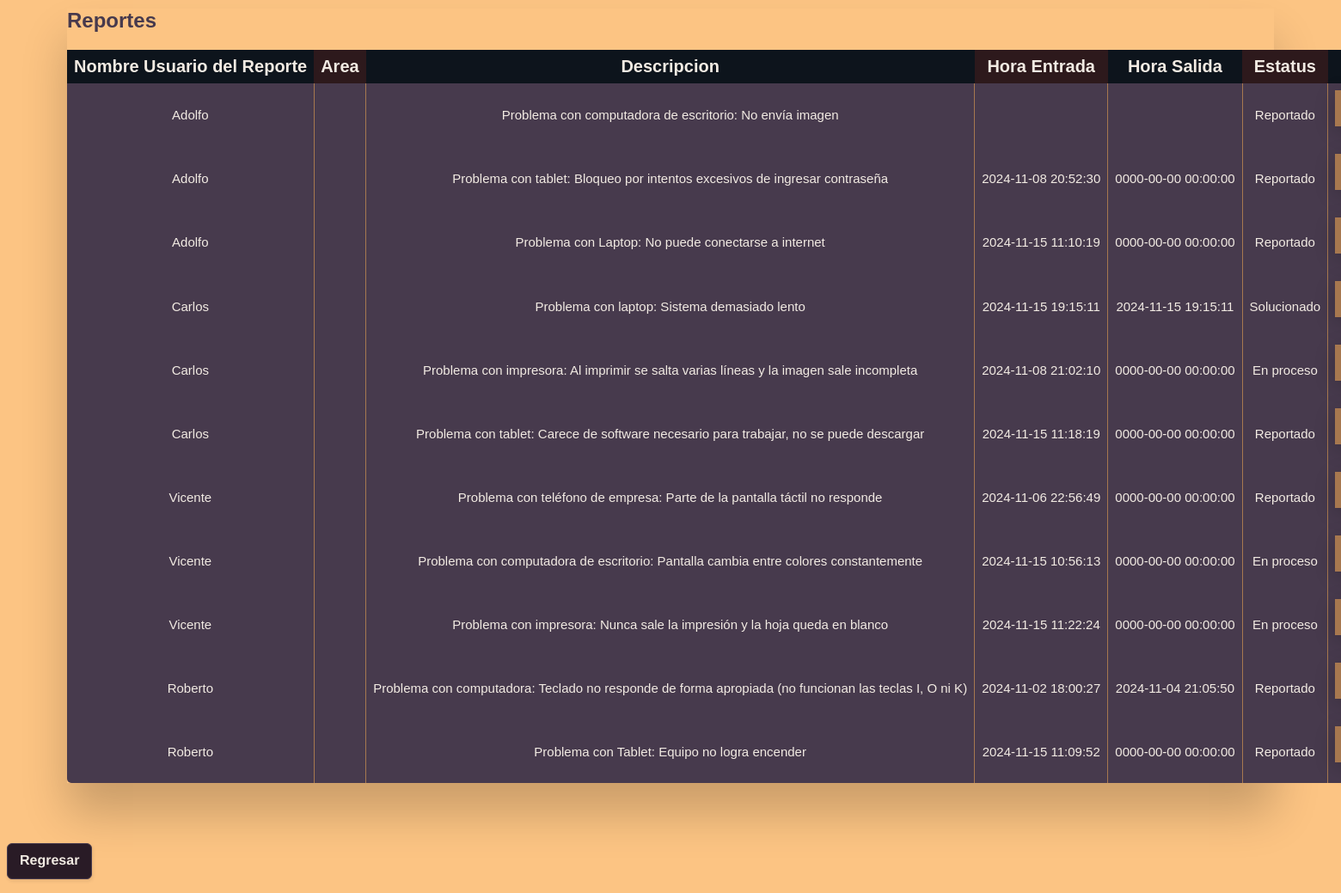
Page /tablareporteMantenimientoOLD.php on the committed database.
### tables this page shows
CREATE TABLE `usuarioproblema` (
  `IdUsuario` int(11) NOT NULL,
  `IdProblema` int(11) NOT NULL
);

CREATE TABLE `usuario` (
  `ID` int(11) NOT NULL,
  `Nombre` varchar(40) NOT NULL,
  `Contraseña` varchar(14) NOT NULL,
  `Area` varchar(15) NOT NULL
);

CREATE TABLE `problema` (
  `ID` int(11) NOT NULL,
  `Descripción` varchar(255) NOT NULL,
  `Estatus` varchar(20) NOT NULL
);

CREATE TABLE `ticket` (
  `ID` int(11) NOT NULL,
  `HoraEntrada` datetime NOT NULL,
  `HoraSalida` datetime NOT NULL
);

### tablareporteMantenimientoOLD.php (the view, shortened to what this page needs)
<?php
require_once("conn.php");
$queryCP = $conn -> prepare("SELECT * FROM usuarioproblema");
if($queryCP->execute())
{
   echo '
   <link rel="stylesheet" href="css/Guti.css">
<div class="table-wrapper" role="region" tabindex="0">
<table class="fl-table">
    <h2>Reportes</h2>
    <thead>
        <tr>
            <th>Nombre Usuario del Reporte</th>
            <th>Area</th>
            <th>Descripcion</th>
            <th>Hora Entrada</th>
            <th>Hora Salida</th>
            <th>Estatus</th>
            <th>Cambiar estatus</th>
            <th>Agendar cita</th>
        </tr>
        </thead>';
   $resultCP = $queryCP->get_result();
   while($rowCP = $resultCP->fetch_assoc())
   {
      $idUsuarioProblemaActual = $rowCP['IdUsuario'];
      $idProblemaActual = $rowCP['IdProblema'];
      $areaProblemaActual = $rowCP['AreaProblema'];
      $queryCDE = $conn -> prepare("SELECT * FROM problema WHERE ID = ?");
      $queryCDE->bind_param("i",$idProblemaActual);
      $queryCDE->execute();
      $resultCDE = $queryCDE->get_result();
      $rowCDE = $resultCDE->fetch_assoc();
      $estadoProblemaActual = $rowCDE['Estatus'];
      $descProblemaActual = $rowCDE['Descripción'];
      $queryCH = $conn -> prepare("SELECT * FROM ticket WHERE ID = ?");
      $queryCH->bind_param("i",$idProblemaActual);
      $queryCH->execute();
      $resultCH = $queryCH->get_result();
      $rowCH = $resultCH->fetch_assoc();
      $horaenTicketActual = $rowCH['HoraEntrada'];
      $horasaTicketActual = $rowCH['HoraSalida'];
    $queryCN = $conn -> prepare("SELECT Nombre FROM usuario WHERE ID = ?");
    $queryCN->bind_param("i",$idUsuarioProblemaActual);
    $queryCN->execute();
    $resultCN = $queryCN->get_result();
    $rowCN = $resultCN->fetch_assoc();
    $nombreUsuarioProblemaActual = $rowCN['Nombre'];
      echo '
            <tbody>
            <tr>
            <td>'.htmlspecialchars($nombreUsuarioProblemaActual).'</td>
            <td>'.htmlspecialchars($areaProblemaActual).'</td>
            <td>'.htmlspecialchars($descProblemaActual).'</td>
            <td>'.htmlspecialchars($horaenTicketActual).'</td>
            <td>'.htmlspecialchars($horasaTicketActual).'</td>
            <td>'.htmlspecialchars($estadoProblemaActual).'</td>
            <td>
            <form method="post" action="cambiarestatus.php">
            <input name="id" value="'.htmlspecialchars($idProblemaActual).'" style="display:none;"></input>
            <select class="Select1" name="estatus" value="Reportado" selected required>
            <option value="Reportado">Reportado</option>
            <option value="En proceso de solucion">En Proceso</option>
            <option value="Solucionado">Resuelto</option>
            </select>
            <button class="boton1">Cambiar estado</button>
            </form>
            </td>
            <td>
            <form method="post" action="registrarCita.php">
            <input name="idProblema" value="'.htmlspecialchars($idProblemaActual).'" style="display:none;"></input>
            <input name="idUsuario" value="'.htmlspecialchars($idUsuarioProblemaActual).'" style="display:none;"></input>
            <input name="idMantenimiento" value="'.htmlspecialchars($_SESSION['idMantenimiento']).'" style="display:none;"></input>
            <input type="date" id="start" name="fecha" min="'.htmlspecialchars(date("y-m-d")).'" max="2999-12-31" required />
            <button class="boton1">Agendar cita</button>
            </form>
            </td>
               </tr>
               </tbody>';
   }
echo<<<HTML
  <tbody></tbody>
</table>
<div style="margin-top:8px"></div>
</div>
<form action="indexMAN.html">
<button class="boton1">Regresar</button>
</form>
HTML;
}
else{
   echo'no hay! yupi!!!!!!!!!!!!!!!!!!!!!!';
}
?>

### css/Guti.css (style rules this page uses)
* { box-sizing: border-box; -webkit-box-sizing: border-box; -moz-box-sizing: border-box; }
.table-wrapper { margin: 10px 70px 70px; box-shadow: 0px 35px 50px rgba( 0, 0, 0, 0.2 ); }
.table-wrapper h2 { color: #473A4D; }
.fl-table { border-radius: 5px; font-size: 12px; font-weight: normal; border: none; border-collapse: collapse; width: 100%; max-width: 100%; white-space: nowrap; background-color: #473A4D; }
.fl-table td, .fl-table th { text-align: center; padding: 8px; color: #F2EBE3; font-size: 20px; }
.fl-table td { border-right: 1px solid #A7784F; font-size: 15px; }
.fl-table thead th { color: #F2EBE3; background: #2D191C; }
.fl-table thead th:nth-child(odd) { color: #F2EBE3; background: #0D141C; }
.boton1 { background: #291B26; border: 1px solid #473A4D; border-radius: 6px; box-shadow: rgba(0, 0, 0, 0.1) 1px 2px 4px; box-sizing: border-box; color: #F2EBE3; cursor: pointer; display: inline-block; font-size: 16px; font-weight: 800; line-height: 16px; min-height: 40px; outline: 0; padding: 12px 14px; text-align: center; text-rendering: geometricprecision; text-transform: none; user-select: none; -webkit-user-select: none; touch-action: manipulation; vertical-align: middle; }
.Select1 { display: inline-block; background-color: #A7784F; color: white; padding: 12px; width: 150px; border: none; font-size: 14px; box-shadow: 0 5px 25px rgba(0, 0, 0, 0.2); outline: none; }
.Select1::before { content: "\f13a"; font-family: FontAwesome; position: absolute; top: 0; right: 0; width: 20%; height: 100%; text-align: center; font-size: 28px; line-height: 45px; color: rgba(255, 255, 255, 0.5); background-color: rgba(255, 255, 255, 0.1); pointer-events: none; }

### rows in the picture
usuarioproblema: IdUsuario.Nombre "Adolfo", IdProblema.Descripción "Problema con computadora de escritorio: No envía imagen", IdProblema.Estatus "Reportado"
usuarioproblema: IdUsuario.Nombre "Adolfo", IdProblema.Descripción "Problema con tablet: Bloqueo por intentos excesivos de ingresar contraseña", ticket.HoraEntrada "2024-11-08 20:52:30", ticket.HoraSalida "0000-00-00 00:00:00", IdProblema.Estatus "Reportado"
usuarioproblema: IdUsuario.Nombre "Adolfo", IdProblema.Descripción "Problema con Laptop: No puede conectarse a internet", ticket.HoraEntrada "2024-11-15 11:10:19", ticket.HoraSalida "0000-00-00 00:00:00", IdProblema.Estatus "Reportado"
usuarioproblema: IdUsuario.Nombre "Carlos", IdProblema.Descripción "Problema con laptop: Sistema demasiado lento", ticket.HoraEntrada "2024-11-15 19:15:11", ticket.HoraSalida "2024-11-15 19:15:11", IdProblema.Estatus "Solucionado"
usuarioproblema: IdUsuario.Nombre "Carlos", IdProblema.Descripción "Problema con impresora: Al imprimir se salta varias líneas y la imagen sale incompleta", ticket.HoraEntrada "2024-11-08 21:02:10", ticket.HoraSalida "0000-00-00 00:00:00", IdProblema.Estatus "En proceso"
usuarioproblema: IdUsuario.Nombre "Carlos", IdProblema.Descripción "Problema con tablet: Carece de software necesario para trabajar, no se puede descargar", ticket.HoraEntrada "2024-11-15 11:18:19", ticket.HoraSalida "0000-00-00 00:00:00", IdProblema.Estatus "Reportado"
usuarioproblema: IdUsuario.Nombre "Vicente", IdProblema.Descripción "Problema con teléfono de empresa: Parte de la pantalla táctil no responde", ticket.HoraEntrada "2024-11-06 22:56:49", ticket.HoraSalida "0000-00-00 00:00:00", IdProblema.Estatus "Reportado"
usuarioproblema: IdUsuario.Nombre "Vicente", IdProblema.Descripción "Problema con computadora de escritorio: Pantalla cambia entre colores constantemente", ticket.HoraEntrada "2024-11-15 10:56:13", ticket.HoraSalida "0000-00-00 00:00:00", IdProblema.Estatus "En proceso"
usuarioproblema: IdUsuario.Nombre "Vicente", IdProblema.Descripción "Problema con impresora: Nunca sale la impresión y la hoja queda en blanco", ticket.HoraEntrada "2024-11-15 11:22:24", ticket.HoraSalida "0000-00-00 00:00:00", IdProblema.Estatus "En proceso"
usuarioproblema: IdUsuario.Nombre "Roberto", IdProblema.Descripción "Problema con computadora: Teclado no responde de forma apropiada (no funcionan las teclas I, O ni K)", ticket.HoraEntrada "2024-11-02 18:00:27", ticket.HoraSalida "2024-11-04 21:05:50", IdProblema.Estatus "Reportado"
usuarioproblema: IdUsuario.Nombre "Roberto", IdProblema.Descripción "Problema con Tablet: Equipo no logra encender", ticket.HoraEntrada "2024-11-15 11:09:52", ticket.HoraSalida "0000-00-00 00:00:00", IdProblema.Estatus "Reportado"
